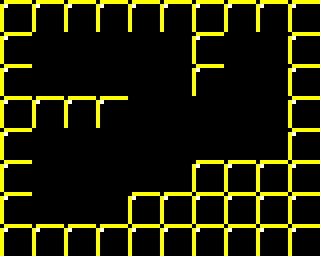

This is a level from a 2D game, rendered from its Tiled map with the project's own tilesets. A one-line summary and the map file follow, with tile-layer data summarised:
An orthogonal 10x8 tile map with 32x32 px tiles, 1 tile layer (block).

<map version="1.0" orientation="orthogonal" width="10" height="8" tilewidth="32" tileheight="32">
 <tileset firstgid="1" name="block" tilewidth="32" tileheight="32">
  <image source="block.png" width="48" height="48" />
 </tileset>
 <layer name="block" width="10" height="8">
  <data>[80 cells, 45 non-empty, 1 distinct tile ids]</data>
 </layer>
</map>
